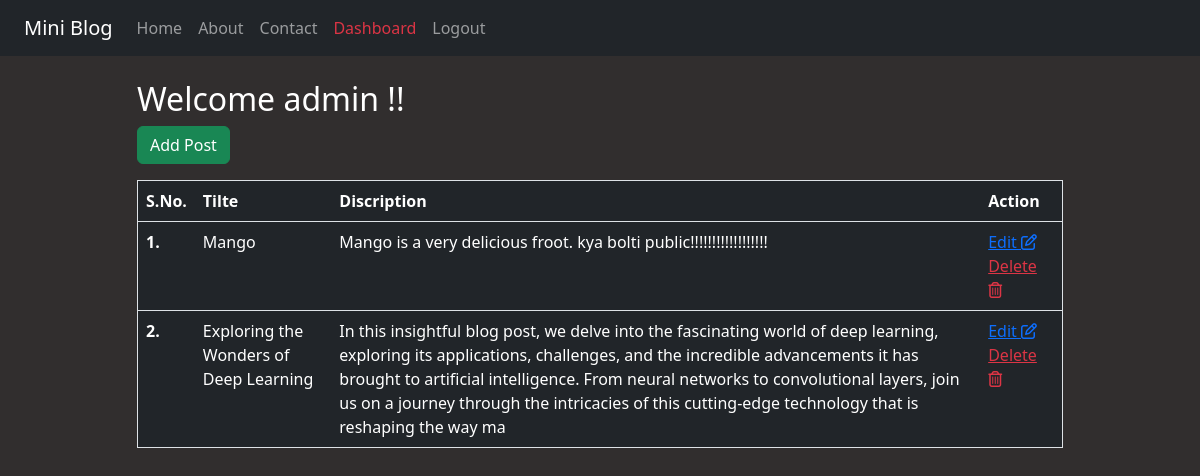
The page /dashboard/ (signed in) on the database its author committed.
### miniblog/models.py (models this page shows)
class Post(models.Model):
    title = models.CharField(max_length=100)
    description = models.CharField(max_length=500)

### miniblog/views.py (the view)
# urls.py: path('dashboard/', views.dashboard, name = 'dashboard'),
def dashboard(request):
    posts = Post.objects.all()
    return render(request,'miniblog/dashboard.html',{'posts':posts})

### miniblog/templates/miniblog/dashboard.html (shortened to what this page needs)
{% extends "miniblog/base.html" %}
{% load static %}
{% block content %}
<div class="col-sm-10 mx-auto">
    <h2 class='text-white'>Welcome {{user}} !!</h2>
    <a href="{% url "addpost" %}" class='btn btn-success mb-3'>Add Post</a>
    <table class="table table-md table-dark table-hover border">
        <thead>
            <tr>
                <th scope="col">S.No.</th>
                <th scope="col">Tilte</th>
                <th scope="col">Discription</th>
                <th scope="col">Action</th>
            </tr>
        </thead>
        <tbody>
            {% for post in posts %}
            <tr>
                <th scope="row">{{ post.id }}.</th>
                <td>{{ post.title }}</td>
                <td>{{ post.description }}</td>
                <td>
                    <a href="{% url "editpost" post.id %}">Edit <i class="fa-regular fa-pen-to-square"></i></a>
                    {% if request.user.is_superuser %}
                        <a href="{% url "deletepost" post.id %}" class='text-danger' onclick="return confirmDelete();">Delete <i class="fa-regular fa-trash-can"></i></a>
                    {% endif %}
                </td>
            </tr>
            {% endfor %}
        </tbody>
    </table>
</div>
{% endblock content %}

### miniblog/static/miniblog/css/style.css (style rules this page uses)
body { margin: 0;padding: 0;background: rgb(49, 46, 46) !important; box-sizing: border-box; }

### rows shown on the page
Post: id "1", title "Mango", description "Mango is a very delicious froot. kya bolti public!!!!!!!!!!!!!!!!!!"
Post: id "2", title "Exploring the Wonders of Deep Learning", description "In this insightful blog post, we delve into the fascinating world of deep learning, exploring its applications, challenges, and the incredible advancements it has brought to artificial intelligence. From neural networks to convolutional layers, join us on a journey through the intricacies of this cutting-edge technology that is reshaping the way ma"

### other values the page prints
{{ user }} "admin"
